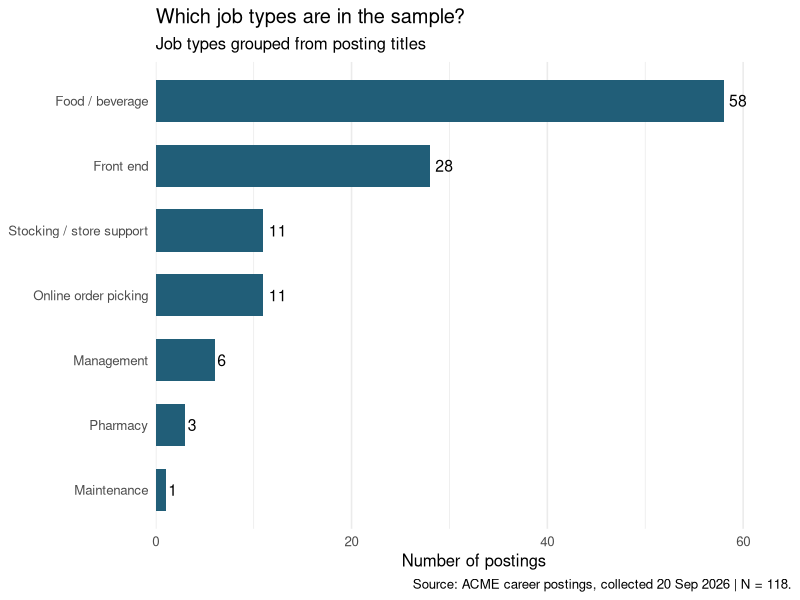
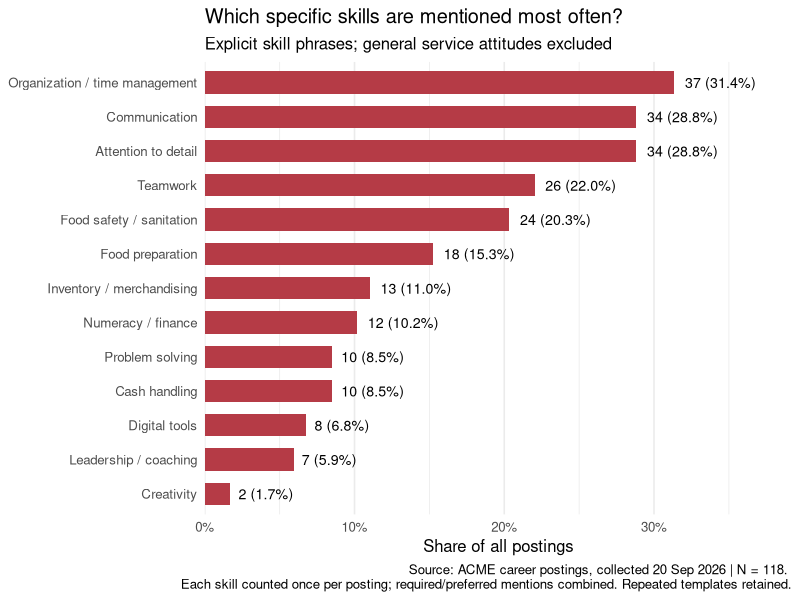
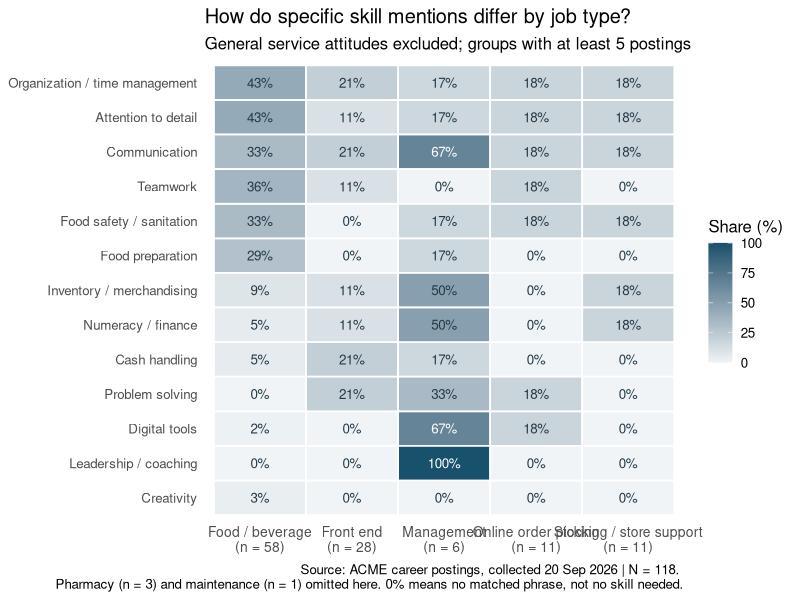

R code for these plots, in order:
# ACME: which skills are mentioned, and how do they differ by job type?
library(dplyr)
library(stringr)
library(ggplot2)

setwd("C:/Users/DELL/Desktop/AEDS 6400/website1/blog/posts/post2")
if (.Platform$OS.type == "windows") Sys.setlocale("LC_CTYPE", ".UTF-8")

# 1. Read and check the data. One row should mean one job posting.
jobs <- read.csv("acme_jobs.csv", fileEncoding = "UTF-8", stringsAsFactors = FALSE)
stopifnot(!anyDuplicated(jobs$job_id), all(jobs$banner == "ACME Markets"))
stopifnot(all(!is.na(jobs$requirements)), all(nzchar(jobs$requirements)))
cat("Job postings:", nrow(jobs), "\n")

# 2. Group titles into job types.
jobs <- jobs %>%
  mutate(job_type = case_when(
    str_detect(title, regex("pharmac", ignore_case = TRUE)) ~ "Pharmacy",
    str_detect(title, regex("manager|director|supervisor", ignore_case = TRUE)) ~ "Management",
    str_detect(title, regex("refrigeration", ignore_case = TRUE)) ~ "Maintenance",
    str_detect(title, regex("front end|customer service", ignore_case = TRUE)) ~ "Front end",
    str_detect(title, regex("shopper", ignore_case = TRUE)) ~ "Online order picking",
    str_detect(title, regex("stocker|store support", ignore_case = TRUE)) ~ "Stocking / store support",
    str_detect(title, regex("deli|produce|meat|seafood|bakery|baker|cake|dairy|barista|beverage", ignore_case = TRUE)) ~ "Food / beverage",
    TRUE ~ "Other"
  ))
job_counts <- jobs %>% count(job_type, name = "postings") %>% arrange(desc(postings))
print(job_counts)

# 3. Define skill categories and phrases before counting.
# Age, degrees, licenses, lifting, shifts, and enthusiasm are not counted as skills.
skills <- data.frame(
  skill = c("Teamwork", "Communication",
    "Organization / time management", "Attention to detail", "Food preparation",
    "Food safety / sanitation", "Digital tools", "Inventory / merchandising",
    "Cash handling", "Leadership / coaching", "Problem solving",
    "Numeracy / finance", "Creativity"),
  pattern = c(
    "teamwork|team collaboration|ability to contribute effectively|ability to work independently as well as within a large team|coordinating order needs with team members",
    "communicat|interpersonal",
    "organizational skills|organization|organizational|organized|time management|multi-task|multitask|managing multiple|prioritize tasks|prioritization|manage workflow",
    "attention to detail|eye for detail|observational skills|accuracy|accurately|precision",
    "food prep experience|food preparation skills|knife skills|food preparation equipment|deli preparation techniques|deli production|experience preparing deli",
    "food safety|food handling|sanitation|sanitary",
    "computer|handheld|digital order|technology use|store systems|ordering platforms|workforce management tools|financial analysis platforms",
    "inventory|stocking|stock levels|rotate stock|merchandising|shrink management|shrink control",
    "cash handling|cash register|counting money|cash transactions|transaction handling|counting change|balancing registers",
    "leadership|coaching|supervisory|supervisor|manage people|team development|train, coach|supervising",
    "problem-solving|problem solving|problem awareness|identify needs, problems|maintain composure",
    "basic math|accounting|financial knowledge|financial analysis|profit and loss|financial platforms|strong analytical",
    "artistic and creative skillset|creative skills|artistic skills"
  )
)

# "Helping customers and fellow associates gives you energy" is NOT teamwork.
# Enjoying a team-based environment is also not an explicit collaboration ability.
# Food interests and general pride in work are not food preparation/detail skills.

# Normalize different hyphen characters; remove trailing pay/workplace prose.
jobs <- jobs %>% mutate(
  text = str_to_lower(requirements),
  text = str_replace_all(text, "[\u2010-\u2015]", "-"),
  text = str_remove(text, "(?s)(physical environment:|pay transparency:).*$")
)
jobs <- jobs %>% mutate(service_language = str_detect(text,
  "customer service|customer-service|customer interaction|helping customers|assist customers|assisting customers|assisting patients"))
cat("General service language (excluded from skill rankings):", sum(jobs$service_language), "\n")

# Check one skill at a time and add its results to a table.
# str_extract() returns the first matched phrase, or NA if nothing matches.
skill_results <- data.frame()
for (i in 1:nrow(skills)) {
  matched_phrase <- str_extract(jobs$text, skills$pattern[i])
  one_skill <- data.frame(
    job_id = jobs$job_id, title = jobs$title, job_type = jobs$job_type,
    skill = skills$skill[i], matched_phrase = matched_phrase,
    mentioned = !is.na(matched_phrase)
  )
  skill_results <- rbind(skill_results, one_skill)
}
# A simple table to inspect when checking the classification.
skill_evidence <- skill_results %>% filter(mentioned)

# 4. Overall frequency. The denominator includes all 118 postings.
skill_summary <- skill_results %>%
  group_by(skill) %>%
  summarise(postings = sum(mentioned), .groups = "drop") %>%
  mutate(percent = postings / nrow(jobs) * 100) %>%
  arrange(desc(postings))
print(skill_summary)

# Remember: many stores use the same wording, so postings are not unique templates.
cat("Distinct requirement texts:", n_distinct(jobs$text), "\n")

# 5. Compare percentages WITHIN each job type, not raw numbers across types.
by_type <- skill_results %>%
  group_by(job_type, skill) %>%
  summarise(postings = n(), mentions = sum(mentioned), .groups = "drop") %>%
  mutate(percent = mentions / postings * 100)

# 6. Make three figures. Only the figures are saved; analysis tables stay in R.
dir.create("figures", showWarnings = FALSE)
theme_set(theme_minimal(base_size = 12))
source_note <- paste0("Source: ACME career postings, collected 20 Sep 2026 | N = ", nrow(jobs), ".")

p1 <- ggplot(job_counts, aes(x = postings, y = reorder(job_type, postings))) +
  geom_col(fill = "#215E78", width = 0.65) +
  geom_text(aes(label = postings), hjust = -0.3, size = 4) +
  scale_x_continuous(expand = expansion(mult = c(0, 0.12))) +
  labs(title = "Which job types are in the sample?", subtitle = "Job types grouped from posting titles",
       x = "Number of postings", y = NULL, caption = source_note) +
  theme(panel.grid.major.y = element_blank())
ggsave("figures/job_types.png", p1, width = 10, height = 5.5, dpi = 180, bg = "white")

p2 <- ggplot(skill_summary, aes(x = percent, y = reorder(skill, percent))) +
  geom_col(fill = "#B53B46", width = 0.65) +
  geom_text(aes(label = sprintf("%d (%.1f%%)", postings, percent)), hjust = -0.15, size = 3.6) +
  scale_x_continuous(labels = scales::label_percent(scale = 1),
                     expand = expansion(mult = c(0, 0.25))) +
  labs(title = "Which specific skills are mentioned most often?", subtitle = "Explicit skill phrases; general service attitudes excluded",
       x = "Share of all postings", y = NULL,
       caption = paste(source_note, "\nEach skill counted once per posting; required/preferred mentions combined. Repeated templates retained.")) +
  theme(panel.grid.major.y = element_blank())
ggsave("figures/skill_frequency.png", p2, width = 11, height = 8, dpi = 180, bg = "white")

# Show groups with at least five postings; smaller groups are too sparse here.
heatmap_data <- by_type %>% filter(postings >= 5) %>%
  mutate(group_label = paste0(job_type, "\n(n = ", postings, ")"),
         skill = factor(skill, levels = rev(skill_summary$skill)))
p3 <- ggplot(heatmap_data, aes(x = group_label, y = skill, fill = percent)) +
  geom_tile(color = "white", linewidth = 0.6) +
  geom_text(aes(label = sprintf("%.0f%%", percent), color = percent >= 55), size = 3.4) +
  scale_color_manual(values = c("FALSE" = "#243A48", "TRUE" = "white"), guide = "none") +
  scale_fill_gradient(low = "#F0F4F6", high = "#18516B", limits = c(0, 100), name = "Share (%)") +
  labs(title = "How do specific skill mentions differ by job type?", subtitle = "General service attitudes excluded; groups with at least 5 postings",
       x = NULL, y = NULL,
       caption = paste(source_note, "\nPharmacy (n = 3) and maintenance (n = 1) omitted here. 0% means no matched phrase, not no skill needed.")) +
  theme(panel.grid = element_blank(), axis.text.x = element_text(size = 10))
ggsave("figures/skills_by_job_type.png", p3, width = 12, height = 8, dpi = 180, bg = "white")

if (interactive()) {
  print(p1)
  print(p2)
  print(p3)
}
# Main RStudio tables: jobs, skills, skill_results, skill_summary, by_type.
# These are descriptive text frequencies, not hiring probabilities or causal effects.
